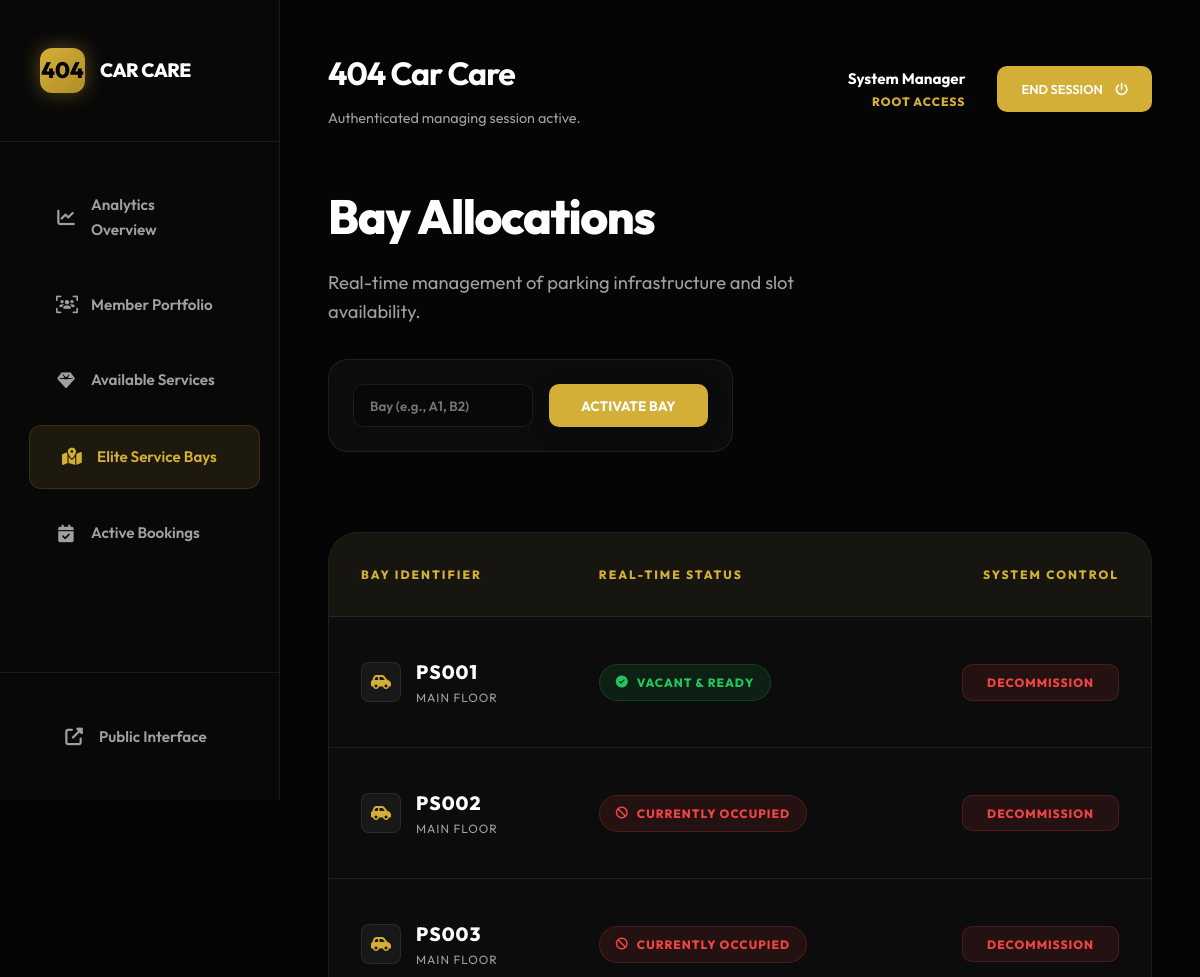
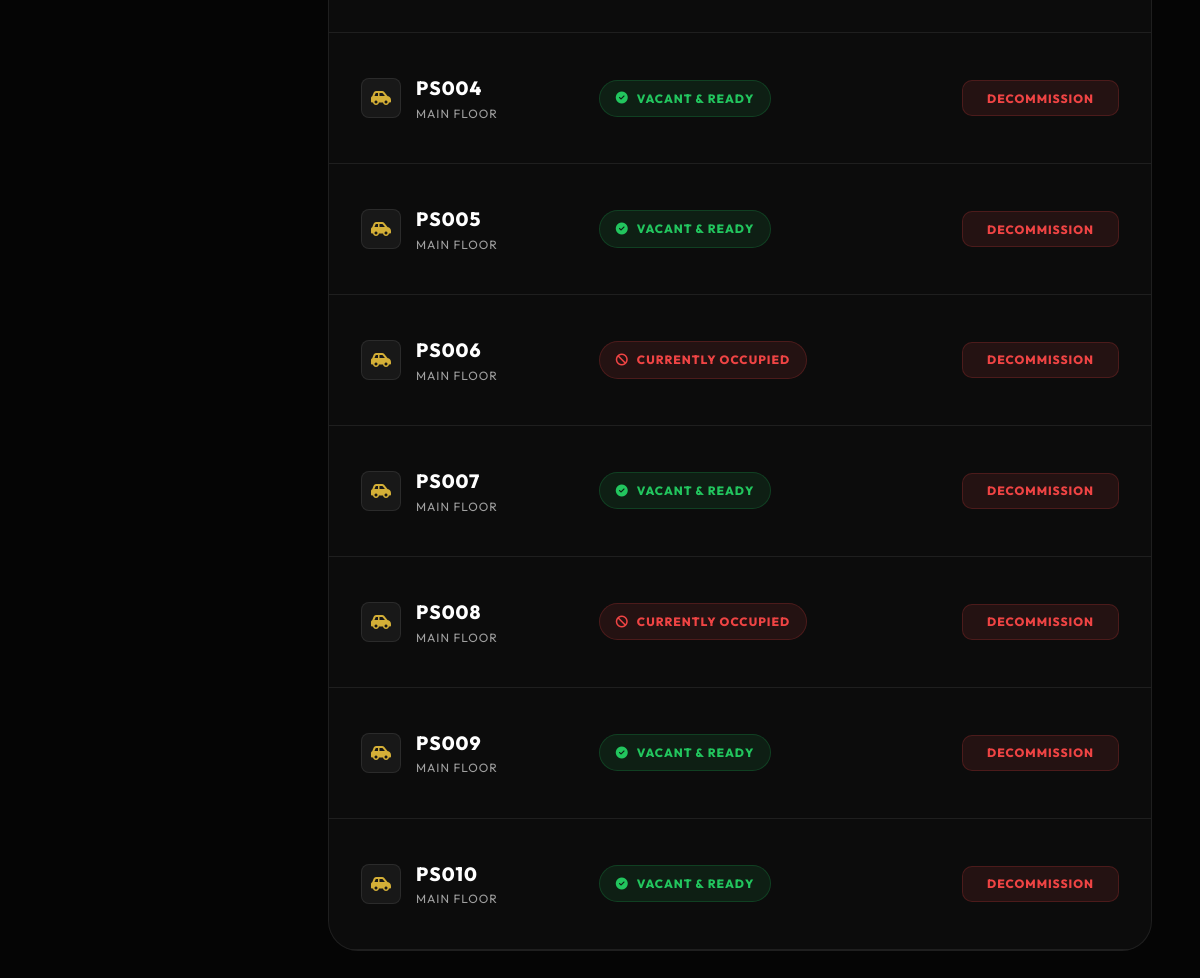
Page /admin-dashboard/parkings/ (signed in) on the committed database (2 pictures, top to bottom).
### parking/models.py (models this page shows, shortened)
class Parking_Slots(models.Model):
    slot_number = models.CharField(max_length=100, unique=True)
    is_available = models.BooleanField(default=True)
    created_at = models.DateTimeField(auto_now_add=True)

### web/views.py (the view, shortened to what this page needs)
# urls.py: path('admin-dashboard/parkings/', views.dashboard_parkings, name='dashboard_parkings'),
@login_required
def dashboard_parkings(request):
    if not request.user.is_admin: return redirect('home')
    slots = Parking_Slots.objects.all().order_by('created_at')
    return render(request, 'admin/dashboard_parkings.html', {'slots': slots})

### templates/admin/dashboard_parkings.html (shortened to what this page needs)
{% extends 'admin/admin_base.html' %}
{% block admin_content %}
<div class="reveal animate-up">
    <div style="display: flex; justify-content: space-between; align-items: flex-end; margin-bottom: 5rem; gap: 2rem; flex-wrap: wrap;">
        <div>
            <h1 style="color: #fff; margin-bottom: 0.8rem; font-size: 3rem; font-weight: 800; letter-spacing: -1.5px;">Bay <span>Allocations</span></h1>
            <p style="color: var(--text-muted); font-size: 1.15rem; max-width: 500px;">Real-time management of parking infrastructure and slot availability.</p>
        </div>
        <form method="POST" action="{% url 'dashboard_parkings' %}" style="display: flex; gap: 1rem; align-items: center; background: rgba(255,255,255,0.03); padding: 1.5rem; border-radius: 20px; border: 1px solid var(--border-glass); backdrop-filter: blur(10px);">
            <div style="position: relative;">
                <input type="text" name="slot_number" placeholder="Bay (e.g., A1, B2)" required
                       style="padding: 0.8rem 1rem; background: rgba(0,0,0,0.3); border: 1px solid var(--border-glass); border-radius: 10px; color: #fff; outline: none; width: 180px; font-weight: 600;">
            </div>
            <button type="submit" class="btn btn-primary" style="padding: 0.8rem 2rem; border-radius: 10px; font-weight: 700; font-size: 0.85rem; background: var(--primary); border: none; cursor: pointer;">
                ACTIVATE BAY
            </button>
        </form>
    </div>
    <div class="dashboard-card" style="padding: 0; overflow: hidden; border-radius: 30px;">
        <div style="overflow-x: auto;">
            <table style="width: 100%; border-collapse: collapse; text-align: left; min-width: 700px;">
                <thead style="background: rgba(212, 175, 55, 0.05); border-bottom: 1px solid var(--border-glass);">
                    <tr>
                        <th style="padding: 2rem; color: var(--primary); font-size: 0.75rem; text-transform: uppercase; letter-spacing: 2px; font-weight: 800;">Bay Identifier</th>
                        <th style="padding: 2rem; color: var(--primary); font-size: 0.75rem; text-transform: uppercase; letter-spacing: 2px; font-weight: 800;">Real-Time Status</th>
                        <th style="padding: 2rem; color: var(--primary); font-size: 0.75rem; text-transform: uppercase; letter-spacing: 2px; font-weight: 800; text-align: right;">System Control</th>
                    </tr>
                </thead>
                <tbody>
                    {% for slot in slots %}
                    <tr style="border-bottom: 1px solid var(--border-glass); transition: background 0.3s ease;" onmouseover="this.style.background='rgba(255,255,255,0.01)'" onmouseout="this.style.background='transparent'">
                        <td style="padding: 2.5rem 2rem;">
                            <div style="display: flex; align-items: center; gap: 15px;">
                                <div style="width: 40px; height: 40px; background: rgba(255,255,255,0.05); border-radius: 8px; display: flex; align-items: center; justify-content: center; color: var(--primary); border: 1px solid var(--border-glass);">
                                    <i class="fas fa-car-side"></i>
                                </div>
                                <div>
                                    <div style="color: #fff; font-weight: 800; font-size: 1.2rem; letter-spacing: 1px;">{{ slot.slot_number }}</div>
                                    <div style="color: var(--text-muted); font-size: 0.75rem; text-transform: uppercase; letter-spacing: 1px;">Main Floor</div>
                                </div>
                            </div>
                        </td>
                        <td style="padding: 2.5rem 2rem;">
                            {% if slot.is_available %}
                                <div style="display: inline-flex; align-items: center; gap: 8px; background: rgba(34, 197, 94, 0.1); color: #22c55e; padding: 8px 16px; border-radius: 80px; font-size: 0.75rem; font-weight: 800; border: 1px solid rgba(34, 197, 94, 0.2); letter-spacing: 1px;">
                                    <i class="fas fa-circle-check"></i> VACANT & READY
                                </div>
                            {% else %}
                                <div style="display: inline-flex; align-items: center; gap: 8px; background: rgba(239, 68, 68, 0.1); color: #ef4444; padding: 8px 16px; border-radius: 80px; font-size: 0.75rem; font-weight: 800; border: 1px solid rgba(239, 68, 68, 0.2); letter-spacing: 1px;">
                                    <i class="fas fa-ban"></i> CURRENTLY OCCUPIED
                                </div>
                            {% endif %}
                        </td>
                        <td style="padding: 2.5rem 2rem; text-align: right;">
                            <form method="POST" action="{% url 'dashboard_parkings' %}" style="display:inline;" onsubmit="return confirm('Immediately decommission this parking bay from the registry?');">
                                <button type="submit" class="btn btn-danger" style="background: rgba(239, 68, 68, 0.1); color: #ef4444; border: 1px solid rgba(239, 68, 68, 0.2); padding: 0.6rem 1.5rem; border-radius: 10px; font-size: 0.75rem; font-weight: 800; letter-spacing: 1px; transition: all 0.3s ease; cursor: pointer;" onmouseover="this.style.background='rgba(239, 68, 68, 0.2)'; this.style.transform='translateY(-2px)'" onmouseout="this.style.background='rgba(239, 68, 68, 0.1)'; this.style.transform='translateY(0)'">
                                    DECOMMISSION
                                </button>
                            </form>
                        </td>
                    </tr>
                    {% endfor %}
                </tbody>
            </table>
        </div>
    </div>
</div>
{% endblock %}

### static/css/style.css (style rules this page uses)
:root { --primary: #d4af37; --primary-glow: rgba(212, 175, 55, 0.35); --primary-hover: #b89630; --secondary: #1a1a1a; --bg-dark: #050505; --bg-glass: rgba(18, 18, 18, 0.85); --border-glass: rgba(212, 175, 55, 0.15); --text-primary: #f8fafc; --text-muted: #94a3b8; --accent-gold: #f59e0b; --danger: #ef4444; --success: #10b981; --transition-smooth: all 0.5s cubic-bezier(0.23, 1, 0.32, 1); }
* { margin: 0; padding: 0; box-sizing: border-box; font-family: 'Outfit', 'Inter', sans-serif; }
body { background-color: var(--bg-dark); background-image: radial-gradient(circle at 0% 0%, rgba(212, 175, 55, 0.08) 0%, transparent 40%), radial-gradient(circle at 100% 100%, rgba(26, 26, 26, 0.8) 0%, transparent 40%); background-attachment: fixed; color: var(--text-primary); min-height: 100vh; display: flex; flex-direction: column; overflow-x: hidden; line-height: 1.6; }
.animate-up { animation: fadeInUp 0.8s var(--transition-smooth) forwards; }
.btn-primary { background: var(--primary); color: #fff; padding: 0.6rem 2rem; border-radius: 8px; text-decoration: none; font-weight: 600; transition: all 0.3s cubic-bezier(0.4, 0, 0.2, 1); border: 1px solid var(--glass-border); cursor: pointer; box-shadow: 0 4px 20px rgba(0, 0, 0, 0.3); }
.btn-danger { background: #dc3545; color: #fff; padding: 0.6rem 2rem; border-radius: 8px; text-decoration: none; font-weight: 600; transition: all 0.3s ease; border: 1px solid rgba(220, 53, 69, 0.4); cursor: pointer; }
.reveal { opacity: 0; visibility: hidden; transform: translateY(150px); filter: blur(15px); transition: all 4s cubic-bezier(0.1, 1, 0.2, 1); }
.reveal.active { opacity: 1; visibility: visible; transform: translate(0, 0) !important; filter: blur(0); }
.animate-up { opacity: 0; transform: translateY(40px); animation: slideUp 0.8s cubic-bezier(0.16, 1, 0.3, 1) forwards; }

### templates/admin/admin_base.html (style rules this page uses)
:root { --primary: #d4af37; --primary-hover: #b08d29; --primary-glow: rgba(212, 175, 55, 0.4); --bg-obsidian: #050505; --card-glass: rgba(255, 255, 255, 0.03); --border-glass: rgba(255, 255, 255, 0.08); --text-muted: #a0a0a0; }
body { background: var(--bg-obsidian) !important; color: #fff !important; font-family: 'Inter', sans-serif; margin: 0; padding: 0; overflow-x: hidden; }
h1, h2, h3, .brand-text { font-family: 'Outfit', sans-serif; }
.dashboard-card { background: var(--card-glass); border: 1px solid var(--border-glass); border-radius: 24px; padding: 3rem; backdrop-filter: blur(10px); transition: all 0.4s ease; width: 100%; }

### rows in the picture
Parking_Slots: slot_number "PS001", is_available True (drawn)
Parking_Slots: slot_number "PS002", is_available False (drawn)
Parking_Slots: slot_number "PS003", is_available False (drawn)
Parking_Slots: slot_number "PS004", is_available True (drawn)
Parking_Slots: slot_number "PS005", is_available True (drawn)
Parking_Slots: slot_number "PS006", is_available False (drawn)
Parking_Slots: slot_number "PS007", is_available True (drawn)
Parking_Slots: slot_number "PS008", is_available False (drawn)
Parking_Slots: slot_number "PS009", is_available True (drawn)
Parking_Slots: slot_number "PS010", is_available True (drawn)
